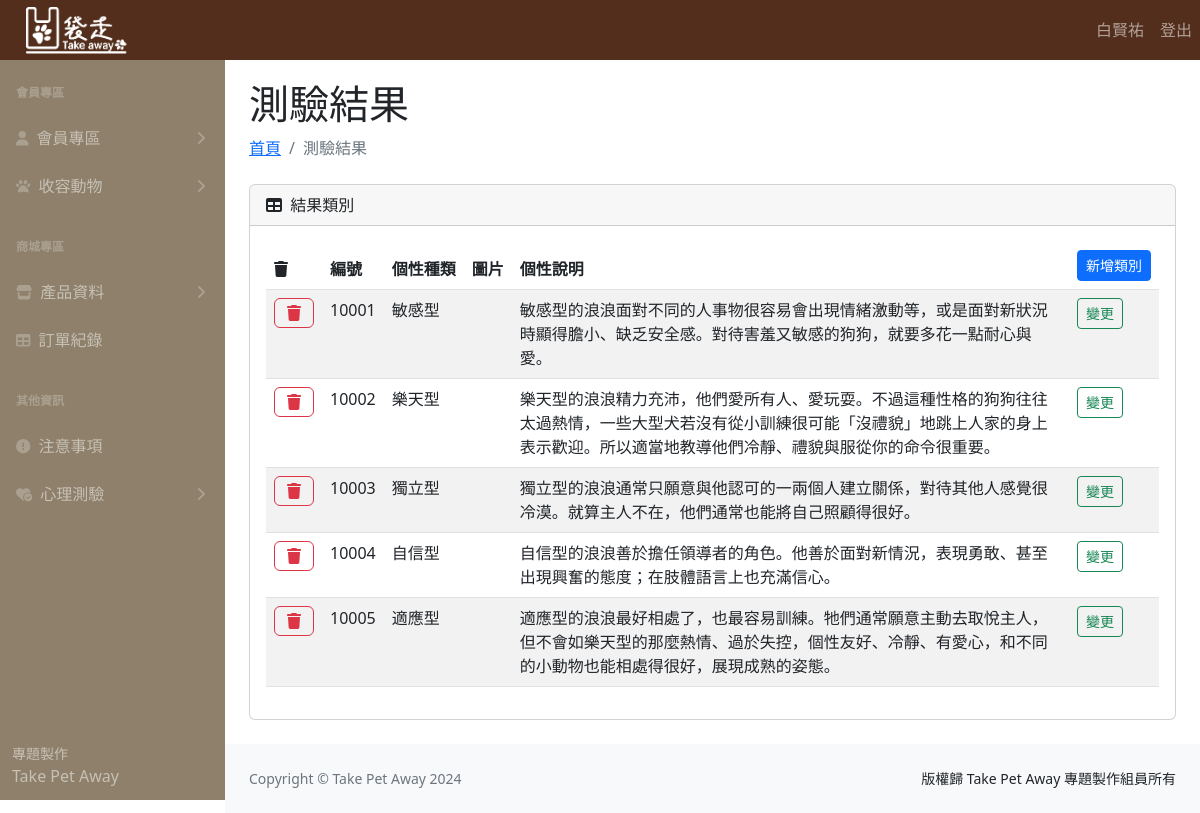
The app's page /hearttest_result.php (signed in) with its own data.
### tables this page shows
CREATE TABLE `psycological_test_result` (
  `result_id` int(11) NOT NULL,
  `personality_type` varchar(6) DEFAULT NULL,
  `pic` varchar(100) DEFAULT NULL,
  `type__content` varchar(200) NOT NULL
);

### hearttest_result.php (the view, shortened to what this page needs)
<?php
require __DIR__ . '/parts/pdo-connect.php';
$sql = sprintf("SELECT * FROM
  psycological_test_result");
$rows = $pdo->query($sql)->fetchAll();
?>
<?php include __DIR__ . '/parts/1_head.php' ?>
<?php include __DIR__ . '/parts/2_nav.php' ?>
<?php include __DIR__ . '/parts/3_side_nav.php' ?>
<section>
  <div class="container-fluid px-4">
    <h1 class="mt-4">測驗結果</h1>
    <ol class="breadcrumb mb-4">
      <li class="breadcrumb-item"><a href="index_.php">首頁</a></li>
      <li class="breadcrumb-item active">測驗結果</li>
    </ol>
    <div class="card mb-4">
      <div class="card-header">
        <i class="fas fa-table me-1"></i>
        結果類別
      </div>
      <div class="card-body table-responsive">
        <table class="table table-striped">
          <thead>
            <tr>
              <th><i class="fa-solid fa-trash"></i></th>
              <th>編號</th>
              <th class="text-nowrap">個性種類</th>
              <th class="text-nowrap">圖片</th>
              <th class="text-nowrap">個性說明</th>
              <th>
                <a href="hearttest_result_add.php?result_id=" class="btn btn-primary btn-sm text-nowrap">新增類別</a>
              </th>
            </tr>
          </thead>
          <tbody>
            <?php foreach ($rows as $r) : ?>
              <tr>
                <td>
                  <a href="javascript: deleteOne(<?= $r['result_id'] ?>)">
                    <i class="fa-solid fa-trash btn btn-outline-danger"></i>
                  </a>
                </td>
                <td><?= $r['result_id'] ?></td>
                <td><?= $r['personality_type'] ?></td>
                <td><img src="uploads/<?= $r["pic"] ?>" alt="" style="width:400px"></td>
                <td><?= $r['type__content'] ?></td>
                <td>
                  <a href="hearttest_result_edit.php?result_id=<?= $r['result_id'] ?>">
                    <p class="btn btn-outline-success btn-sm">變更</p>
                  </a>
                </td>
              </tr>
            <?php endforeach ?>
          </tbody>
        </table>
      </div>
    </div>
  </div>
</section>
<?php include __DIR__ . '/parts/4_footer.php' ?>
<?php include __DIR__ . '/parts/6_foot.php' ?>

### parts/1_head.php (style rules this page uses)
:root { --bs-dark-rgb: 83, 46, 28; }

### records on screen
psycological_test_result: result_id "10001", personality_type "敏感型", type__content "敏感型的浪浪面對不同的人事物很容易會出現情緒激動等，或是面對新狀況時顯得膽小、缺乏安全感。對待害羞又敏感的狗狗，就要多花一點耐心與愛。"
psycological_test_result: result_id "10002", personality_type "樂天型", type__content "樂天型的浪浪精力充沛，他們愛所有人、愛玩耍。不過這種性格的狗狗往往太過熱情，一些大型犬若沒有從小訓練很可能「沒禮貌」地跳上人家的身上表示歡迎。所以適當地教導他們冷靜、禮貌與服從你的命令很重要。"
psycological_test_result: result_id "10003", personality_type "獨立型", type__content "獨立型的浪浪通常只願意與他認可的一兩個人建立關係，對待其他人感覺很冷漠。就算主人不在，他們通常也能將自己照顧得很好。"
psycological_test_result: result_id "10004", personality_type "自信型", type__content "自信型的浪浪善於擔任領導者的角色。他善於面對新情況，表現勇敢、甚至出現興奮的態度；在肢體語言上也充滿信心。"
psycological_test_result: result_id "10005", personality_type "適應型", type__content "適應型的浪浪最好相處了，也最容易訓練。牠們通常願意主動去取悅主人，但不會如樂天型的那麼熱情、過於失控，個性友好、冷靜、有愛心，和不同的小動物也能相處得很好，展現成熟的姿態。"

### other values on screen
$_SESSION['user']['name'] "白賢祐"
